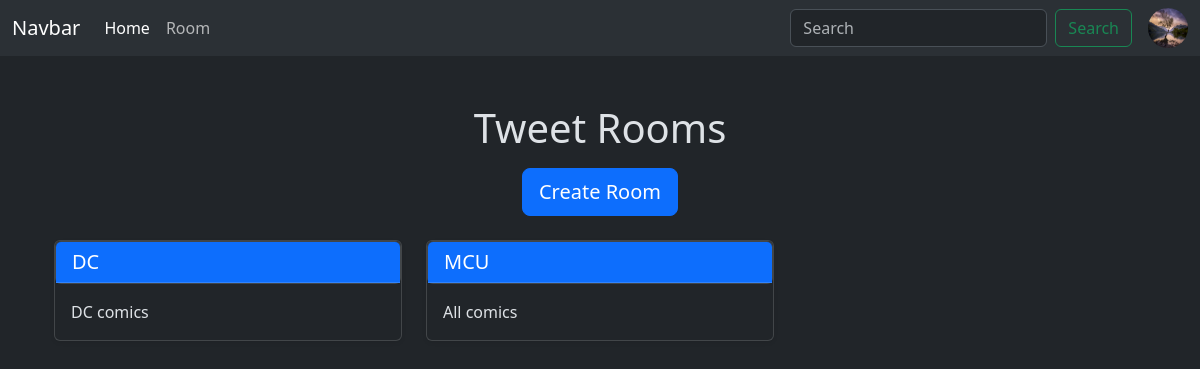
/room_list/, run on an earlier commit of the app's database.
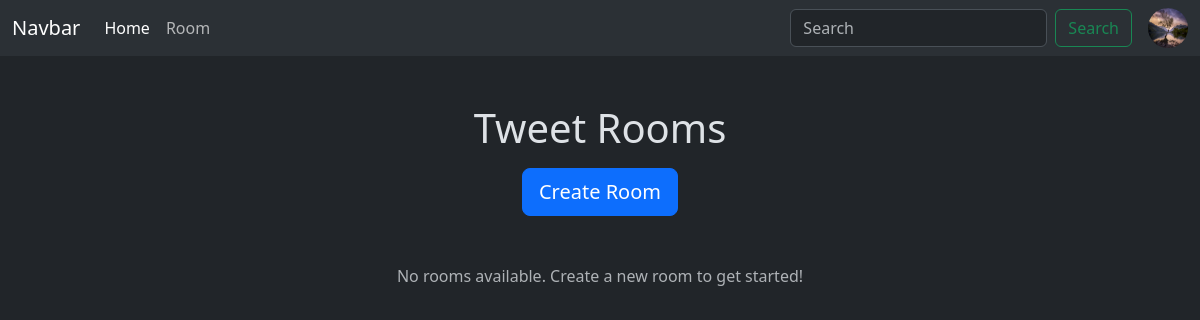
And on a later commit of the database.
### tweet/models.py (models this page shows)
class Tweet_room(models.Model):
    user = models.ForeignKey(User, on_delete=models.CASCADE)
    description = models.CharField(max_length=100, blank=True, null=True)
    name = models.CharField(max_length=100, unique=True)
    created_at = models.DateTimeField(auto_now_add=True)
    updated_at = models.DateTimeField(auto_now=True)
    def __str__(self):
        return f"{self.name}"

### tweet/views.py (the view)
# urls.py: path("room_list/", views.room_list, name="room_list"), # list
def room_list(request):
    rooms = Tweet_room.objects.all().order_by("-updated_at")
    print(rooms)
    return render(request, "tweet/room/room_list.html", {"rooms": rooms})

### tweet/templates/tweet/room/room_list.html (shortened to what this page needs)
{% extends 'layout.html' %}
{% block content %}
  <div class="container mt-5">
    <div class="text-center mb-4">
      <h1 class="mb-3">Tweet Rooms</h1>
      <a href="{% url 'room_create' %}" class="btn btn-primary btn-lg">Create Room</a>
    </div>
    <div class="row row-cols-1 row-cols-md-3 g-4">
      {% for room in rooms %}
        <div class="col">
          <div class="card h-100 shadow-sm">
            <div class="card">
              <a href="{% url 'tweets_in_room' room.id %}" class="text-decoration-none">
                <div class="card-header bg-primary text-white">
                  <h5 class="card-title mb-0 text-truncate">{{ room.name }}</h5>
                </div>
              </a>
            </div>
            <div class="card-body">
              <p class="card-text">{{ room.description }}</p>
            </div>
          </div>
        </div>
      {% endfor %}
    </div>
    {% if not rooms %}
      <div class="text-center mt-5">
        <p class="text-muted">No rooms available. Create a new room to get started!</p>
      </div>
    {% endif %}
  </div>
{% endblock %}

What changed in the data, as far as the page shows it:
removed Tweet_room: name "DC", description "DC comics"
removed Tweet_room: name "MCU", description "All comics"
Also different on the page:
text now shown: "No rooms available. Create a new room to get started!"
